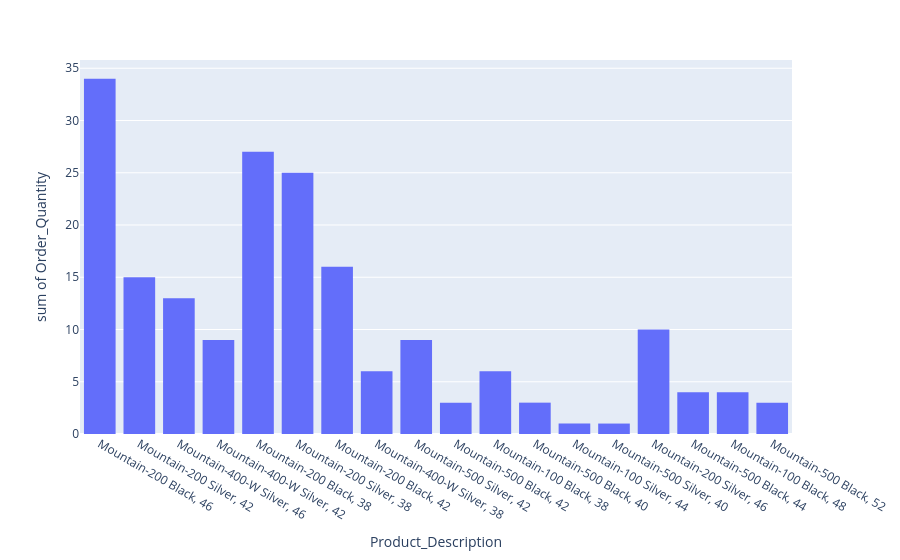

Notebook cell for this chart:
### Markdown cell above
#### `fig5`:- Order Quantity of the Bikes

### Code cell
# Histogram
fig5 = px.histogram(df,x="Product_Description",y="Order_Quantity")
fig5.show()

### Figure 1 — Plotly figure (JSON) as saved in the notebook; plotly's stock layout.template omitted (floating-point values rounded to 4 significant figures)
{"data": [{"bingroup": "x", "histfunc": "sum", "hovertemplate": "Product_Description=%{x}<br>sum of Order_Quantity=%{y}<extra></extra>", "legendgroup": "", "marker": {"color": "#636efa", "pattern": {"shape": ""}}, "name": "", "orientation": "v", "showlegend": false, "type": "histogram", "x": ["Mountain-200 Black, 46", "Mountain-200 Silver, 42", "Mountain-400-W Silver, 46", "Mountain-400-W Silver, 42", "Mountain-200 Black, 46", "Mountain-200 Black, 38", "Mountain-200 Black, 46", "Mountain-200 Black, 46", "Mountain-400-W Silver, 42", "Mountain-200 Black, 46", "Mountain-200 Black, 38", "Mountain-200 Silver, 38", "Mountain-200 Black, 46", "Mountain-400-W Silver, 46", "Mountain-200 Black, 46", "Mountain-200 Black, 42", "Mountain-200 Silver, 38", "Mountain-400-W Silver, 38", "Mountain-200 Silver, 42", "Mountain-500 Silver, 42", "Mountain-200 Silver, 38", "Mountain-200 Black, 46", "Mountain-500 Black, 42", "Mountain-100 Black, 38", "Mountain-200 Silver, 42", "Mountain-200 Black, 42", "Mountain-200 Black, 42", "Mountain-200 Black, 38", "Mountain-500 Black, 40", "Mountain-100 Silver, 44", "Mountain-200 Black, 38", "Mountain-200 Black, 38", "Mountain-400-W Silver, 38", "Mountain-200 Black, 46", "Mountain-400-W Silver, 46", "Mountain-200 Silver, 38", "Mountain-200 Silver, 42", "Mountain-400-W Silver, 46", "Mountain-200 Black, 38", "Mountain-200 Silver, 42", "Mountain-200 Silver, 42", "Mountain-200 Silver, 42", "Mountain-500 Silver, 40", "Mountain-200 Black, 38", "Mountain-200 Black, 38", "Mountain-200 Silver, 38", "Mountain-200 Black, 46", "Mountain-400-W Silver, 46", "Mountain-200 Silver, 42", "Mountain-200 Black, 38", "Mountain-200 Black, 38", "Mountain-200 Silver, 46", "Mountain-200 Silver, 38", "Mountain-400-W Silver, 42", "Mountain-200 Silver, 46", "Mountain-500 Silver, 42", "Mountain-200 Silver, 46", "Mountain-200 Silver, 38", "Mountain-400-W Silver, 42", "Mountain-200 Black, 42", "Mountain-200 Black, 46", "Mountain-200 Silver, 38", "Mountain-200 Silver, 46", "Mountain-500 Black, 44", "Mountain-200 Black, 38", "Mountain-100 Black, 48", "Mountain-200 Black, 38", "Mountain-200 Black, 46", "Mountain-200 Black, 46", "Mountain-500 Black, 40", "Mountain-200 Black, 46", "Mountain-200 Silver, 38", "Mountain-100 Black, 38", "Mountain-200 Black, 46", "Mountain-500 Black, 52", "Mountain-200 Silver, 38", "Mountain-200 Silver, 38", "Mountain-200 Silver, 38", "Mountain-400-W Silver, 46", "Mountain-200 Silver, 38", "Mountain-200 Black, 42", "Mountain-500 Silver, 42", "Mountain-200 Black, 38", "Mountain-200 Black, 46", "Mountain-200 Silver, 38", "Mountain-200 Silver, 42", "Mountain-200 Black, 42", "Mountain-500 Black, 42", "Mountain-200 Black, 42"], "xaxis": "x", "y": [4.0, 1.0, 2.0, 1.0, 2.0, 1.0, 1.0, 1.0, 4.0, 4.0, 4.0, 1.0, 1.0, 3.0, 1.0, 1.0, 1.0, 4.0, 2.0, 4.0, 4.0, 2.0, 2.0, 2.0, 1.0, 2.0, 2.0, 1.0, 1.0, 1.0, 1.0, 3.0, 2.0, 1.0, 1.0, 1.0, 4.0, 4.0, 2.0, 1.0, 1.0, 3.0, 1.0, 1.0, 1.0, 2.0, 1.0, 1.0, 1.0, 2.0, 2.0, 1.0, 2.0, 1.0, 1.0, 4.0, 4.0, 3.0, 3.0, 3.0, 1.0, 1.0, 4.0, 4.0, 4.0, 4.0, 4.0, 4.0, 4.0, 2.0, 2.0, 1.0, 4.0, 4.0, 3.0, 1.0, 1.0, 3.0, 2.0, 3.0, 3.0, 1.0, 1.0, 1.0, 1.0, 1.0, 1.0, 1.0, 4.0], "yaxis": "y"}], "layout": {"barmode": "relative", "legend": {"tracegroupgap": 0}, "margin": {"t": 60}, "xaxis": {"anchor": "y", "domain": [0, 1], "title": {"text": "Product_Description"}}, "yaxis": {"anchor": "x", "domain": [0, 1], "title": {"text": "sum of Order_Quantity"}}}}
